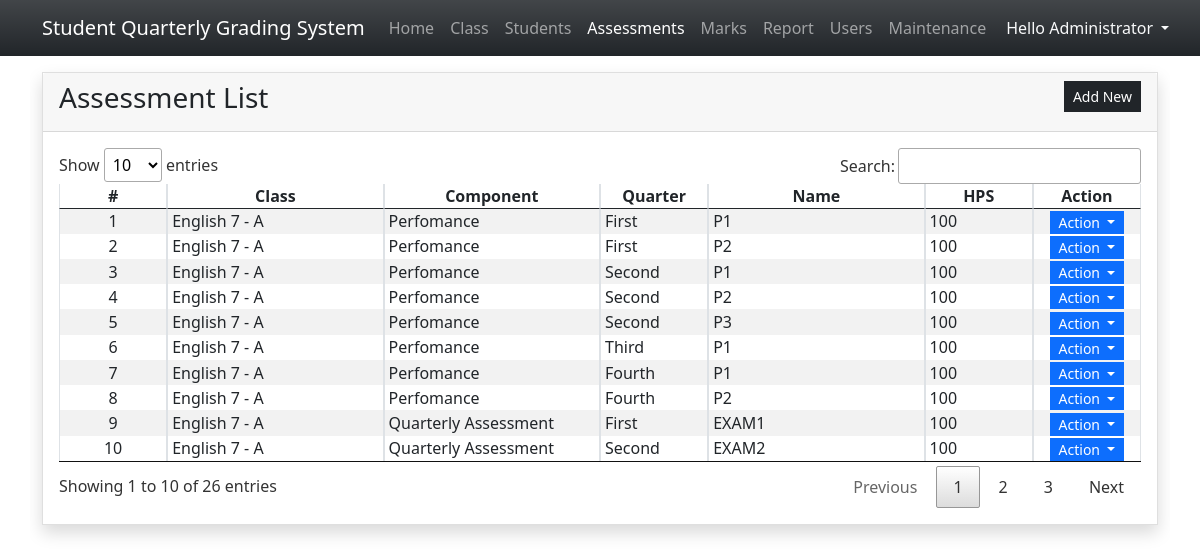
/?page=assessments (signed in), run on the app's committed database.
### tables this page shows
CREATE TABLE `assessment_list` (
  `assessment_id` int(30) NOT NULL,
  `class_id` int(30) NOT NULL,
  `component_id` int(30) NOT NULL,
  `quarter` int(30) NOT NULL,
  `name` text NOT NULL,
  `hps` double NOT NULL DEFAULT 0
);

CREATE TABLE `grading_components` (
  `component_id` int(30) NOT NULL,
  `name` text NOT NULL,
  `delete_flag` tinyint(1) NOT NULL DEFAULT 0
);

### assessments.php (the view, shortened to what this page needs)
<div class="card rounded-0 shadow">
    <div class="card-header d-flex justify-content-between">
        <h3 class="card-title">Assessment List</h3>
        <div class="card-tools align-middle">
            <button class="btn btn-dark btn-sm py-1 rounded-0" type="button" id="create_new">Add New</button>
        </div>
    </div>
    <div class="card-body">
        <table class="table table-hover table-striped table-bordered">
            <colgroup>
                <col width="10%">
                <col width="20%">
                <col width="20%">
                <col width="10%">
                <col width="20%">
                <col width="10%">
                <col width="10%">
            </colgroup>
            <thead>
                <tr>
                    <th class="text-center p-0">#</th>
                    <th class="text-center p-0">Class</th>
                    <th class="text-center p-0">Component</th>
                    <th class="text-center p-0">Quarter</th>
                    <th class="text-center p-0">Name</th>
                    <th class="text-center p-0">HPS</th>
                    <th class="text-center p-0">Action</th>
                </tr>
            </thead>
            <tbody>
                <?php
                $sql = "SELECT a.*, CONCAT(s.name , ' ' , c.grade , ' - ' , c.section) as class, cc.name as component FROM `assessment_list` a inner join `class_list` c on a.class_id = c.class_id inner join `subjects` s on c.subject_id = s.subject_id inner join `grading_components` cc on a.component_id = cc.component_id order by class asc, component asc, quarter asc, `name` asc, hps asc ";
                $qry = $conn->query($sql);
                $i = 1;
                    while($row = $qry->fetch_assoc()):
                ?>
                <tr>
                    <td class="text-center p-0"><?php echo $i++; ?></td>
                    <td class="py-0 px-1"><?php echo $row['class'] ?></td>
                    <td class="py-0 px-1"><?php echo $row['component'] ?></td>
                    <td class="py-0 px-1">
                    <?php
                    switch($row['quarter']){
                        case '1':
                            echo "First";
                        break;
                        case '2':
                            echo "Second";
                        break;
                        case '3':
                            echo "Third";
                        break;
                        case '4':
                            echo "Fourth";
                        break;
                    }
                    ?>
                    </td>
                    <td class="py-0 px-1"><?php echo $row['name'] ?></td>
                    <td class="py-0 px-1"><?php echo $row['hps'] ?></td>
                    <td class="text-center py-0 px-1">
                        <div class="btn-group" role="group">
                            <button id="btnGroupDrop1" type="button" class="btn btn-primary dropdown-toggle btn-sm rounded-0 py-0" data-bs-toggle="dropdown" aria-expanded="false">
                            Action
                            </button>
                        </div>
                    </td>
                </tr>
                <?php endwhile; ?>
            </tbody>
        </table>
    </div>
</div>

### index.php (style rules this page uses)
html,body { height:100%; width:100%; }

### data on the page
assessment_list: class "English 7 - A", component.name "Perfomance", quarter "First", name "P1", hps "100"
assessment_list: class "English 7 - A", component.name "Perfomance", quarter "First", name "P2", hps "100"
assessment_list: class "English 7 - A", component.name "Perfomance", quarter "Second", name "P1", hps "100"
assessment_list: class "English 7 - A", component.name "Perfomance", quarter "Second", name "P2", hps "100"
assessment_list: class "English 7 - A", component.name "Perfomance", quarter "Second", name "P3", hps "100"
assessment_list: class "English 7 - A", component.name "Perfomance", quarter "Third", name "P1", hps "100"
assessment_list: class "English 7 - A", component.name "Perfomance", quarter "Fourth", name "P1", hps "100"
assessment_list: class "English 7 - A", component.name "Perfomance", quarter "Fourth", name "P2", hps "100"
assessment_list: class "English 7 - A", component.name "Quarterly Assessment", quarter "First", name "EXAM1", hps "100"
assessment_list: class "English 7 - A", component.name "Quarterly Assessment", quarter "Second", name "EXAM2", hps "100"

### other printed values
$_SESSION['fullname'] "Administrator"
